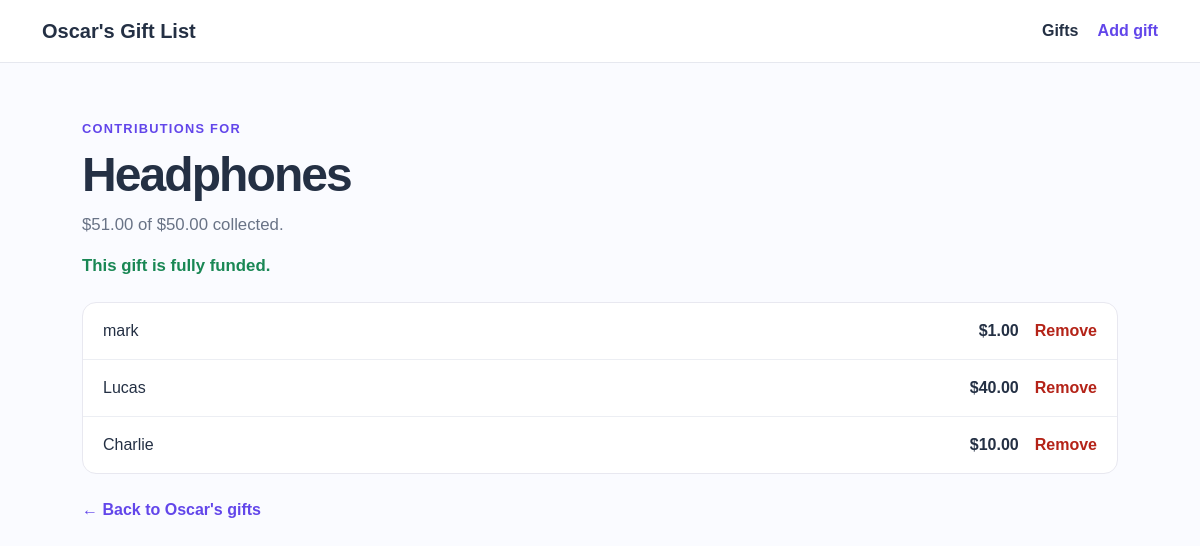
The page /gifts/2/contributions on the database its author committed.
### tables this page shows
CREATE TABLE gifts (
                id INTEGER PRIMARY KEY AUTOINCREMENT,
                gift_name TEXT NOT NULL,
                price REAL NOT NULL CHECK (price >= 0)
            );

CREATE TABLE contributions (
                id INTEGER PRIMARY KEY AUTOINCREMENT,
                gift_id INTEGER NOT NULL,
                contributor_name TEXT NOT NULL,
                amount REAL NOT NULL CHECK (amount > 0),
                FOREIGN KEY (gift_id) REFERENCES gifts(id)
            );

### app.py (the view)
@app.route("/gifts/<int:gift_id>/contributions")
def contributions(gift_id):
    gift = get_gift(gift_id)
    with engine.connect() as connection:
        contribution_list = connection.execute(text("""
            SELECT id, contributor_name, amount FROM contributions
            WHERE gift_id = :gift_id ORDER BY id DESC
        """), {"gift_id": gift_id}).mappings().all()
    total = sum(contribution["amount"] for contribution in contribution_list)
    remaining = max(gift["price"] - total, 0)
    return render_template(
        "contributions.html", gift=gift, contributions=contribution_list,
        total=total, remaining=remaining,
    )

### app.py (called while the page is built)
def get_gift(gift_id):
    with engine.connect() as connection:
        gift = connection.execute(text("SELECT id, gift_name, price FROM gifts WHERE id = :gift_id"), {"gift_id": gift_id}).mappings().first()
    if gift is None:
        abort(404)
    return gift

### templates/contributions.html (shortened to what this page needs)
{% extends 'base.html' %}
{% block content %}
<section class="page-intro compact-intro">
    <p class="eyebrow">Contributions for</p>
    <h1>{{ gift.gift_name }}</h1>
    <p>${{ '%.2f' | format(total) }} of ${{ '%.2f' | format(gift.price) }} collected.</p>
    {% if remaining > 0 %}
    <a class="btn btn-primary" href="{{ url_for('add_contribution', gift_id=gift.id) }}">Add contribution</a>
    {% else %}
    <p class="funded-message">This gift is fully funded.</p>
    {% endif %}
</section>
{% if contributions %}
<section class="contribution-list">
    {% for contribution in contributions %}
    <div class="contribution-row">
        <span>{{ contribution.contributor_name }}</span>
        <div class="contribution-actions"><strong>${{ '%.2f' | format(contribution.amount) }}</strong><form action="{{ url_for('remove_contribution', gift_id=gift.id, contribution_id=contribution.id) }}" method="post"><button class="remove-button" type="submit">Remove</button></form></div>
    </div>
    {% endfor %}
</section>
{% else %}
<section class="empty-state"><h2>No contributions yet</h2><p>Be the first person to contribute to this gift.</p></section>
{% endif %}
<a class="back-link" href="{{ url_for('home') }}">← Back to Oscar's gifts</a>
{% endblock %}

### templates/base.html (shortened to what this page needs)
<!DOCTYPE html>
<html lang="en">
<head>
    <link href="https://cdn.jsdelivr.net/npm/bootstrap@5.3.0/dist/css/bootstrap.min.css" rel="stylesheet">
    <link rel="stylesheet" href="{{ url_for('static', filename='css/styles.css') }}">
</head>
<body>
    <header class="site-header"><div class="container d-flex flex-wrap align-items-center justify-content-between gap-3">
        <a class="brand" href="{{ url_for('home') }}">Oscar's Gift List</a>
        <nav aria-label="Main navigation"><a href="{{ url_for('home') }}">Gifts</a><a class="nav-add" href="{{ url_for('add_gift') }}">Add gift</a></nav>
    </div></header>
    <main class="container page-content">{% block content %}{% endblock %}</main>
</body>
</html>

### static/css/styles.css (style rules this page uses)
:root { --ink: #243044; --muted: #697386; --purple: #6246ea; --pale: #f4f2ff; }
body { background: #fafbff; color: var(--ink); font-family: Arial, sans-serif; }
.site-header { background: white; border-bottom: 1px solid #e6e8ef; padding: 1rem 0; }
.brand { color: var(--ink); font-size: 1.25rem; font-weight: 700; text-decoration: none; }
nav a { color: var(--ink); font-weight: 600; margin-left: 1.2rem; text-decoration: none; }
nav .nav-add { color: var(--purple); }
.page-content { max-width: 1060px; padding-bottom: 3rem; padding-top: 3.5rem; }
.page-intro { margin-bottom: 2rem; max-width: 650px; }
.page-intro h1, .form-panel h1 { font-size: clamp(2rem, 5vw, 3rem); font-weight: 750; letter-spacing: -.04em; }
.page-intro p:not(.eyebrow), .form-panel > p { color: var(--muted); font-size: 1.05rem; }
.eyebrow { color: var(--purple); font-size: .8rem; font-weight: 700; letter-spacing: .1em; margin-bottom: .5rem; text-transform: uppercase; }
form { margin-top: 1.75rem; }
.compact-intro { margin-bottom: 1.5rem; }
.funded-message { color: #198754 !important; font-weight: 700; }
.contribution-list { background: white; border: 1px solid #e8e8f0; border-radius: 14px; overflow: hidden; }
.contribution-row { align-items: center; border-bottom: 1px solid #eceef3; display: flex; justify-content: space-between; padding: 1rem 1.25rem; }
.contribution-row:last-child { border-bottom: 0; }
.contribution-actions { align-items: center; display: flex; gap: 1rem; }
.contribution-actions form { margin: 0; }
.remove-button { background: transparent; border: 0; color: #b42318; font-weight: 700; padding: 0; }
.back-link { color: var(--purple); display: inline-block; font-weight: 600; margin-top: 1.5rem; text-decoration: none; }

### rows shown on the page
gifts: gift_name "Headphones", price "50.00"
contributions: contributor_name "mark", amount "1.00"
contributions: contributor_name "Lucas", amount "40.00"
contributions: contributor_name "Charlie", amount "10.00"

### other values the page prints
{{ '%.2f' | format(total) }} "51.00"
